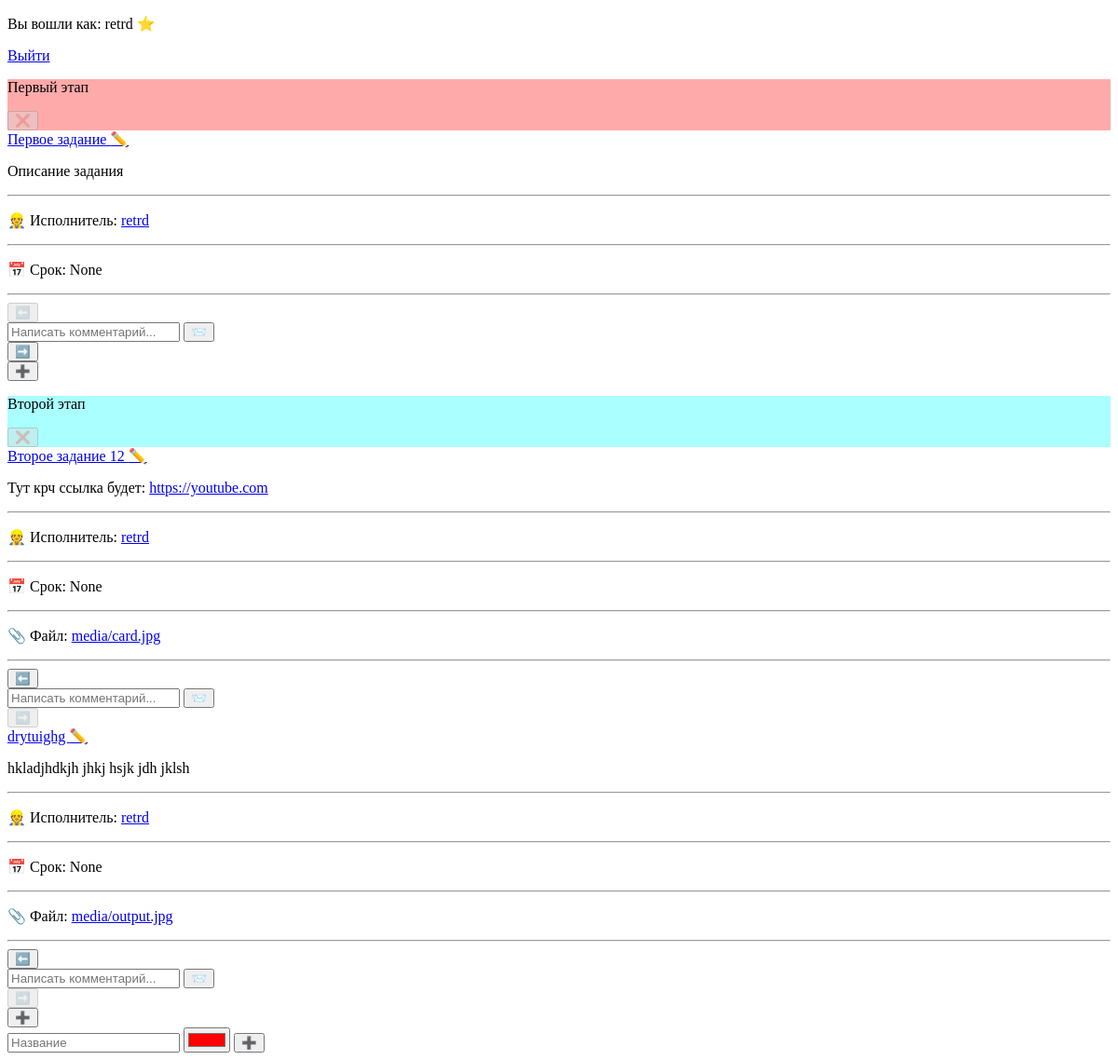
Page /tasks/ (signed in) on the earlier database version.
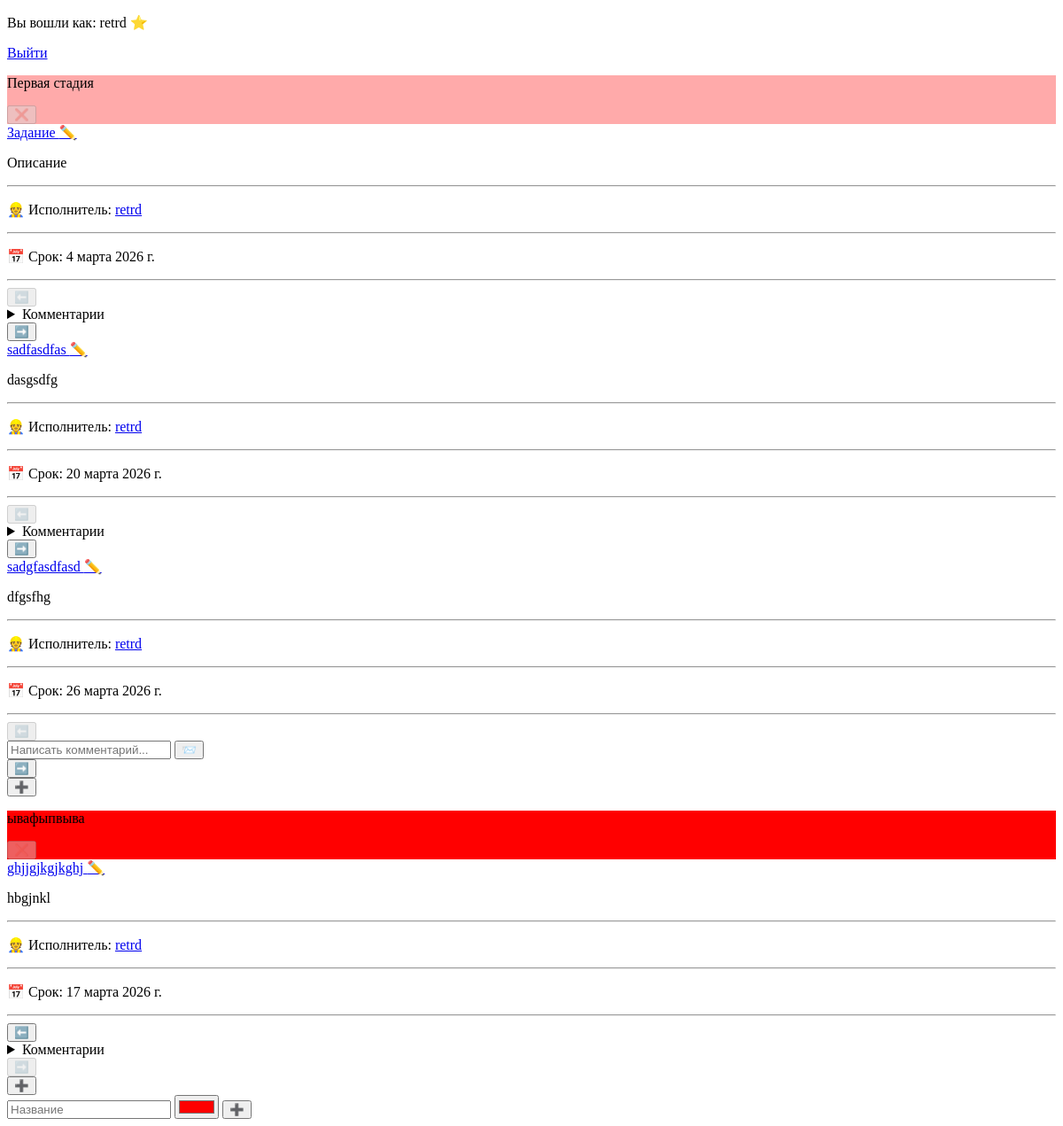
Same page on the later database version.
### tracker/models.py (models this page shows, shortened)
class Stage(models.Model):
  title = models.CharField(max_length=50)
  color = models.CharField(max_length=9, default='ffffff')
  def __str__(self):
    return self.title

class Task(models.Model):
	receiver = models.ForeignKey(settings.AUTH_USER_MODEL, on_delete=models.CASCADE)
	pub_date = models.DateTimeField("Дата создания")
	due_date = models.DateField("Дата дедлайна")
	status = models.ForeignKey(Stage, on_delete=models.CASCADE)
	title = models.CharField(max_length=200, default='')
	desc = models.TextField(max_length=1000, default='')
	file = models.FileField(blank=True, null=True, upload_to='media/')

### tracker/views.py (the view)
# urls.py: path("", views.TaskListView.as_view(), name='task-list'),
class TaskListView(LoginRequiredMixin, generic.ListView):
    login_url = '/tasks/login/'
    template_name = 'tracker/task_list.html'
    context_object_name = 'tasks'
    def get_queryset(self):
        if (self.request.user.is_staff):
            return get_list_or_404(Task)
        else:
            tasks = Task.objects.filter(receiver=self.request.user)
            if tasks:
                return tasks
            else:
                return []
    def get_context_data(self, **kwargs):
        context = super().get_context_data(**kwargs)
        context['workers'] = get_user_model().objects.all()
        context['stages'] = Stage.objects.all()
        return context

### tracker/models.py (called while the page is built)
  def __str__(self):
    return str(self.author.username[:2])

### tracker/templates/tracker/task_list.html (shortened to what this page needs)
<!DOCTYPE html>
{% load tailwind_cli %}
<html>
  <head>
  </head>
  <body>
    <header>
      <div class="top-0 sticky h-14 bg-blue-300 inline-flex w-full items-center p-4 justify-between">
        <p class="text-xl rounded-sm border px-2">Вы вошли как: {{ user }} {% if user.is_staff %}⭐{% endif %}</p>
        <a class="text-xl rounded-sm border px-2" href="{% url 'tracker:logout-api' %}">Выйти</a>
      </div>
    </header>
    <div class="p-2">
      <div class="flex-row flex gap-2">
        {% if stages %}
          {% for stage in stages %}
            <div class="w-[20vw]">
              <div class="w-full flex px-2 flex-row rounded-2xl h-8 text-center text-2xl" style="background-color: {{ stage.color }};">
                <p class="w-full">{{ stage }}</p>
                {% if user.is_staff %}
                  <form action="{% url 'tracker:delete-stage' stage.id %}">
                    <button {% if stage.task_set.all %}disabled{% endif %} class="cursor-grab disabled:grayscale">❌</button>
                  </form>
                {% endif %}
              </div>
              {% if tasks %}
                {% for task in tasks %}
                  {% if task.status == stage %}
                    <div class="border rounded-2xl mt-2 py-1 px-2 border-neutral-300 shadow">
                      <div class="text-xl">
                        {% if user.is_staff %}
                          <a href="{% url 'tracker:task-detail' task.id %}">{{ task.title }} ✏️</a>
                        {% else %}
                          <p href="{% url 'tracker:task-detail' task.id %}">{{ task.title }}</p>
                        {% endif %}
                      </div>
                      <div>
                        <p>{{ task.desc|urlizetrunc:30 }}</p>
                      </div>
                      <hr class="w-[90%] mx-auto text-neutral-300 my-1"/>
                      {% if user.is_staff %}
                        <div>
                          <p>
                            👷 Исполнитель:
                            <a class="underline " href="{% url 'tracker:worker-detail' task.receiver.id %}">
                              {{ task.receiver }}
                            </a>
                          </p>
                        </div>
                        <hr class="w-[90%] mx-auto text-neutral-300 my-1"/>
                      {% endif %}
                      <div>
                        <p>📅 Срок: {{ task.due_date }}</p>
                      </div>
                      <hr class="w-[90%] mx-auto text-neutral-300 my-1"/>
                      {% if task.file %}
                      <div>
                        <p>📎 Файл: <a class="underline" href="{{ task.file }}">{{ task.file }}</a></p>
                      </div>
                      <hr class="w-[90%] mx-auto text-neutral-300 my-1"/>
                      {% endif %}
                      <div class="flex justify-between -mx-2 mb-1">
                        <form action="{% url 'tracker:retract-task' task.id %}">
                          <button {% if forloop.parentloop.first %}disabled{% endif %} class="text-5xl disabled:grayscale cursor-grab">⬅️</button>
                        </form>
                        {% if task.comment_set.all %}
                          <details class="w-full items-center border border-neutral-300 group rounded-lg mt-1">
                            <summary class="text-center mt-1 group-open:border-b border-neutral-300 text-2xl cursor-default">
                              Комментарии
                            </summary>
                          </details>
                        {% else %}
                          <form action="{% url 'tracker:post-comment' task.id %}" method="post" class="w-full flex justify-between items-center">
                            <input type="text" name="content" placeholder="Написать комментарий..." class=""/>
                            <button class="text-2xl cursor-grab -mt-1">📨</button>
                          </form>
                        {% endif %}
                        <form action="{% url 'tracker:advance-task' task.id %}">
                          <button {% if forloop.parentloop.last %}disabled{% endif %} class="text-5xl disabled:grayscale cursor cursor-grab">➡️</button>
                        </form>
                      </div>
                    </div>
                  {% endif %}
                {% endfor %}
              {% endif %}
              {% if user.is_staff %}
                <form action="{% url 'tracker:create-task' %}">
                  <button  class="w-full rounded-2xl bg-green-100 border border-green-200 mt-2 shadow-lg cursor-grab text-xl">➕</button>
                </form>
              {% endif %}
            </div>
          {% endfor %}
        {% endif %}
        {% if user.is_staff %}
          <form class="w-[20vw] flex flex-row rounded-2xl h-8 text-center text-2xl border px-2 border-neutral-100" action="{% url 'tracker:new-stage' %}" method="post">
            <input name="title" required class="w-full text-center" type="text" placeholder="Название"/>
            <input name="color" value="#ff0000" class="w-8 h-full" type="color"/>
            <button class="cursor-grab -mt-1 -mr-1">➕</button>
          </form>
        {% endif %}
      </div>
    </div>
  </body>
</html>

Differences in the rows shown:
removed Stage: title "Второй этап", Task (title "Второе задание 12", desc "Тут крч ссылка будет: https://youtube.com", receiver "retrd", due_date "None", file "media/card.jpg"), Task (title "drytuighg", desc "hkladjhdkjh jhkj hsjk jdh jklsh", receiver "retrd", due_date "None", file "media/output.jpg")
changed Stage: title "Первый этап" → "Первая стадия"; gains Task (title "sadfasdfas", desc "dasgsdfg", receiver "retrd", due_date "20 марта 2026 г.")
changed Task: title "Первое задание" → "Задание"; desc "Описание задания" → "Описание"; due_date "None" → "4 марта 2026 г."; text "📨" → "Комментарии"
added Task: title "sadgfasdfasd", desc "dfgsfhg", receiver "retrd", due_date "26 марта 2026 г.", shown under Stage "Первая стадия"
added Stage: title "ывафыпвыва", Task (title "ghjjgjkgjkghj", desc "hbgjnkl", receiver "retrd", due_date "17 марта 2026 г.")
